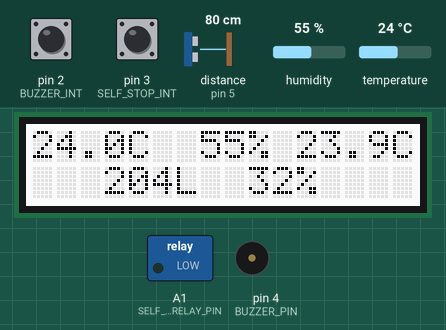
This sketch was run on a simulated Arduino Uno, built with avr-gcc and run on an emulated ATmega328P. On the bench: 16×2 character LCD, switched loads named in the sketch (green lamp = pin HIGH), buzzer (waves = sounding, pin HIGH). Wiring (inferred from the names in the program): ultrasonic range finder: trigger pin 6; echo pin 5. Inputs (shaded band) come from the test bench; at power-on: distance to the obstacle (sensor on pin 5) 80 cm, humidity 55 %, temperature 24 °C, pin 2 (BUZZER_INT) HIGH, pin 3 (SELF_STOP_INT) HIGH. The echo pulse lasts 58.3 µs per cm; random numbers use the default seed unless the sketch sets one; EEPROM starts erased; pins used as bus, display or sensor lines are not drawn; what the sketch prints to the serial monitor is not drawn.

Above: at 5.3 s.
5.4 s: distance to the obstacle (sensor on pin 5) set to 103 cm
At 8.5 s:
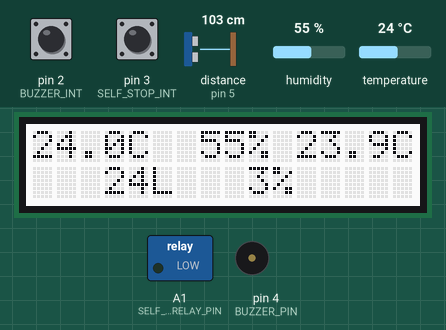
14.3 s: humidity set to 22 %
At 15.0 s:
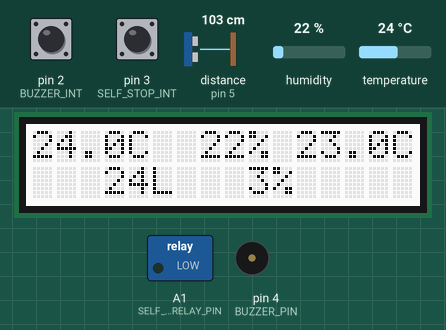
15.9 s: temperature set to 12 °C
At 18.8 s:
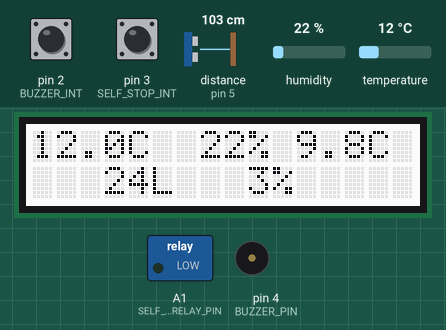
19.1 s: distance to the obstacle (sensor on pin 5) set to 2 cm
At 21.7 s:
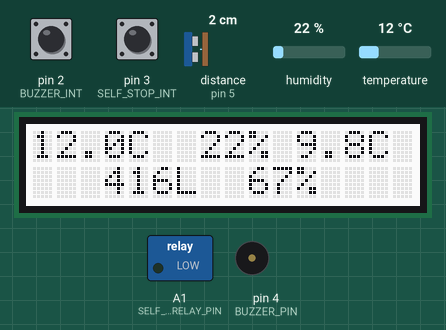
25.4 s: pin 2 (BUZZER_INT) pulled LOW for 0.4 s
27.3 s: pin 2 (BUZZER_INT) pulled LOW for 1 s
At 31.6 s:
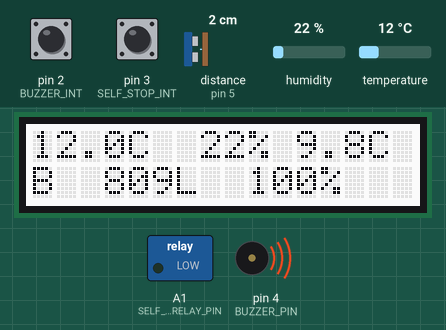
Timing chart, 0 to 32.7 s (numbered marks = the images above; inputs shaded):
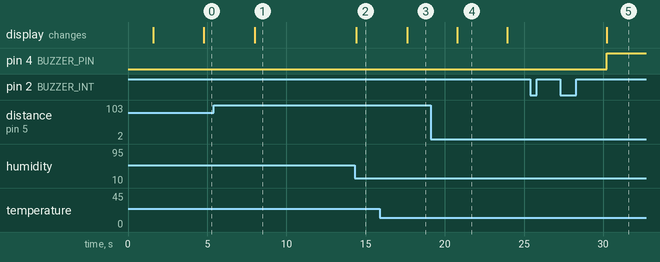

The sketch:

Water-level-Indicator.ino
```cpp
#include <RunningMedian.h>
#include <DHT.h>

#include "wiring.h"
#include "constants.h"
#include <EEPROM.h>

// Select the appropiate type of display needed for the development
// Comment out the unused one
// uncomment the using one
// #define DISPLAY DISPLAY_I2C    // Uncomment this if you are using a I2C diaplay
#define DISPLAY DISPLAY_SEEED // Uncomment this if you are using a seeed grove display
// Comment both if you are using a normal display

// *********** Interrupts ******************************************
// Select the appropiate type of inturrept for the development
// Comment out the unused one
// uncomment the using one
#define INTERRUPT INTERRUPT_PUSH_BUTTON // Uncomment this if you are using push buttons in interrupt
//#define INTERRUPT INTERRUPT_SLIDE_BUTTON  // Uncomment this if you are using sliding buttons in interrupt

#if DISPLAY == DISPLAY_I2C
#include <Wire.h>
#include <LiquidCrystal_I2C.h>
// Initializing the library with the numbers of the interface pins
LiquidCrystal_I2C lcd(LCD_I2C_ADDR, LCD_WIDTH, LCD_HEIGHT);

#elif DISPLAY == DISPLAY_SEEED
#include <Wire.h>
#include "rgb_lcd.h"
rgb_lcd lcd;

#else
#include <LiquidCrystal.h>
const int rs = 12, en = 11, d4 = 5, d5 = 4, d6 = 3, d7 = 2;
LiquidCrystal lcd(rs, en, d4, d5, d6, d7);
#endif

// Initializing the DHT library
DHT dht(DHT_PIN, DHT11);

// running medium for storing distance
RunningMedian running_distance = RunningMedian(ITER_M);

//Global Variables
byte buzzer_state = LOW;
byte self_stop_state = LOW;
float distance = 0;
float ltr = 0;
float water_percentage = 0;
float temp = 0;
float heat_index = 0;
float humidity = 0;

void setup()
{
  pinMode(TRIGGER_PIN, OUTPUT);         // Sets the TRIGGER_PIN as an OUTPUT (6)
  pinMode(ECHO_PIN, INPUT);             // Sets the ECHO_PIN as an INPUT (5)
  pinMode(BUZZER_PIN, OUTPUT);          // Sets the BUZZER_PIN as an INPUT (A1)
  pinMode(SELF_STOP_RELAY_PIN, OUTPUT); // Sets the SELF_STOP_RELAY_PIN as an INPUT (4)
  pinMode(BUZZER_INT, INPUT_PULLUP);    // Sets the BUZZER_INT pin as INPUT_PULLUP (2)
  pinMode(SELF_STOP_INT, INPUT_PULLUP); // Sets the BUZZER_INT pin as INPUT_PULLUP (3)

  randomSeed(analogRead(A2));

#if INTERRUPT == INTERRUPT_PUSH_BUTTON
  attachInterrupt(digitalPinToInterrupt(BUZZER_INT), buzzer_Isr, FALLING);
  attachInterrupt(digitalPinToInterrupt(SELF_STOP_INT), self_stop_Isr, FALLING);
  buzzer_state = EEPROM.read(EEPROM_BUZZER_INT_ADDR);
  self_stop_state = EEPROM.read(EEPROM_SELF_STOP_INT_ADDR);
#elif INTERRUPT == INTERRUPT_SLIDE_BUTTON
  attachInterrupt(digitalPinToInterrupt(BUZZER_INT), buzzer_Isr, CHANGE);
  attachInterrupt(digitalPinToInterrupt(SELF_STOP_INT), self_stop_Isr, CHANGE);

  buzzer_state = digitalRead(BUZZER_INT);
  self_stop_state = digitalRead(SELF_STOP_INT);
#endif

// Initialize the LCD
#if DISPLAY == DISPLAY_I2C
  lcd.begin();
  lcd.backlight();
#elif DISPLAY == DISPLAY_SEEED
  lcd.begin(16, 2);
#else
  lcd.begin(16, 2);
#endif

  // Start the DHT11
  dht.begin();

  print_start_msg();
  print_calculating();

#if SERIAL_DEBUG
  Serial.begin(9600);
#endif

#if SERIAL_DEBUG
#if INTERRUPT == INTERRUPT_PUSH_BUTTON
  Serial.println("At Initialization:");
  Serial.print("BUZZER_INT:  ");
  Serial.println(buzzer_state);
  Serial.print("SELF_STOP_INT:  ");
  Serial.println(self_stop_state);
#elif INTERRUPT == INTERRUPT_SLIDE_BUTTON
  Serial.println("At Initialization:");
  Serial.print("BUZZER_INT:  ");
  Serial.println(digitalRead(BUZZER_INT));
  Serial.print("SELF_STOP_INT:  ");
  Serial.println(digitalRead(SELF_STOP_INT));
#else
  Serial.println("No interrupt is added");
#endif
#endif
}

void loop()
{
  // Read data from the Sonar sensor and calculate the water volume, modify the global varibles (distance, ltr)
  set_tank_distance();
  calulate_volume();
  calculate_water_percentage();
#if SERIAL_DEBUG
  Serial.println("Tank Calculation Done!");
#endif

  // Read data from the DHT sensor, modify the global varibles (temp, humidity)
  get_temp_humidity();
#if SERIAL_DEBUG
  Serial.println("Temp Humidity Done!");
#endif

  // clears the display and print the global variables in the display, uses (distance, ltr, temp, humidity)
  lcd.clear();
  print_data_to_lcd();
#if SERIAL_DEBUG
  Serial.println("Printing Done!");
#endif

  buzzer_routine();
  self_stop_routine();
}

/**
 * @brief Buzzer Interrupt service routine
 *
 */
void buzzer_Isr()
{
#if INTERRUPT == INTERRUPT_PUSH_BUTTON
  buzzer_state = buzzer_state == LOW ? HIGH : LOW;
  EEPROM.write(EEPROM_BUZZER_INT_ADDR, buzzer_state);
#elif INTERRUPT == INTERRUPT_SLIDE_BUTTON
  buzzer_state = digitalRead(BUZZER_INT);
  digitalWrite(BUZZER_PIN, LOW);
#endif
#if SERIAL_DEBUG
  Serial.println("Buzzer Interrupt Triggered");
  Serial.print("BUZZER_INT:  ");
  Serial.println(buzzer_state);
#endif
}

/**
 * @brief Self Stop Interrupt service routine
 *
 */
void self_stop_Isr()
{
#if INTERRUPT == INTERRUPT_PUSH_BUTTON
  self_stop_state = self_stop_state == LOW ? HIGH : LOW;
  EEPROM.write(EEPROM_SELF_STOP_INT_ADDR, self_stop_state);
#elif INTERRUPT == INTERRUPT_SLIDE_BUTTON
  self_stop_state = digitalRead(SELF_STOP_INT);
#endif

#if SERIAL_DEBUG
  Serial.println("Self Stop Interrupt Triggered");
  Serial.print("SELF_STOP_INT:  ");
  Serial.println(self_stop_state);
#endif
}

/**
 * @brief Routine for buzzer blow
 * Checks for the buzzer state
 * If the state is HIGH
 * And if the water lavel is more than BUZZER_THRESHOLD_PERCENTAGE
 * Then blow the buzzer
 *
 */
void buzzer_routine()
{
  if (buzzer_state == HIGH)
  {
    if (water_percentage >= BUZZER_THRESHOLD_PERCENTAGE)
    {
      digitalWrite(BUZZER_PIN, HIGH);
    }
  }
}

/**
 * @brief Routine for Self Stop
 * Checks for the self stop state
 * If the state is HIGH
 * And if the water lavel is more than STOP_THRESHOLD_PERCENTAGE
 * Then make the self slow command
 *
 */
void self_stop_routine()
{
  if (self_stop_state == HIGH)
  {
    if (water_percentage >= STOP_THRESHOLD_PERCENTAGE)
    {
      self_stop_command();
    }
  }
}

/**
 * @brief The command for self stop Relay
 *
 * First HIGH the RELAY PIN
 * wait for 1 sec
 * Then, LOW the RELAY PIN
 */
void self_stop_command()
{
  digitalWrite(SELF_STOP_RELAY_PIN, HIGH);
  delay(1000);
  digitalWrite(SELF_STOP_RELAY_PIN, LOW);
}

/**
 * @brief Printing DATA in LCD
 *
 */
void print_data_to_lcd()
{
  lcd.setCursor(0, 0);
  lcd.print(temp, 1);
  lcd.print("C");

  lcd.setCursor(7, 0);
  lcd.print(round(humidity));
  lcd.print("%");

  lcd.setCursor(11, 0);
  lcd.print(heat_index, 1);
  lcd.print("C");

  if (buzzer_state == HIGH)
  {
    lcd.setCursor(0, 1);
    lcd.print("B");
  }

  lcd.setCursor(3, 1);
  lcd.print(round(ltr));
  lcd.print("L");

  lcd.setCursor(9, 1);
  lcd.print(round(water_percentage));
  lcd.print("%");

  if (self_stop_state == HIGH)
  {
    lcd.setCursor(15, 1);
    lcd.print("S");
  }
}

/**
 * @brief Print the start msg
 * Then wait 1.5sec and then clears the display
 *
 */
void print_start_msg()
{
  switch (random(1, 5))
  {
  case 1:
    lcd.setCursor(2, 0);
    lcd.print("Water Level");
    lcd.setCursor(5, 1);
    lcd.print("Meter");
    break;

  case 2:
    lcd.setCursor(2, 0);
    lcd.print("Save Water");
    lcd.setCursor(3, 1);
    lcd.print("Save Life");
    break;

  case 3:
    lcd.setCursor(3, 0);
    lcd.print("No Water");
    lcd.setCursor(4, 1);
    lcd.print("No Life");
    break;

  case 4:
    lcd.setCursor(1, 0);
    lcd.print("Water is Life");
    lcd.setCursor(0, 1);
    lcd.print("Don't waste it");
    break;

  default:
    lcd.setCursor(2, 0);
    lcd.print("Water Level");
    lcd.setCursor(5, 1);
    lcd.print("Meter");
    break;
  }

  delay(1500);
  lcd.clear();
}

/**
 * @brief Print Calculating
 *
 */
void print_calculating()
{
  lcd.setCursor(0, 0);
  lcd.print("Calculating...");
}

/**
 * @brief Read the sensor value from DHT11 and
 * Set the temp, humidity and heat_index global variable
 */
void get_temp_humidity()
{
  float h = dht.readHumidity();
  float t = dht.readTemperature();

  if (isnan(h) || isnan(t))
  {
    Serial.println("Failed to read from DHT sensor!");
    temp = humidity = -1;
    heat_index = -1;
    return;
  }
  else
  {
    temp = t;
    humidity = h;
    heat_index = dht.computeHeatIndex(t, h, false);

#if SERIAL_DEBUG
    Serial.print("Humidity: ");
    Serial.print(humidity);
    Serial.println("%");
    Serial.print("Temperature: ");
    Serial.print(temp);
    Serial.println("°C");
    Serial.print("Heat Index: ");
    Serial.print(heat_index);
    Serial.println("°C");
#endif
  }
}

/**
 * @brief Calculates the water percentage
 * Uses distance global variable
 *
 * Writes the water_percentage global variable
 *
 * @note If the percentage is greater than 100, make the value 100
 *
 */
void calculate_water_percentage()
{
  int x = (TANK_BUTTOM_DISTANCE - distance) / (TANK_BUTTOM_DISTANCE - TANK_TOP_DISTANCE) * 100;
  if (x >= 100)
  {
    water_percentage = 100;
  }
  else
  {
    water_percentage = x;
  }
}

/**
 * @brief Calculates the volume of water in liters
 * Uses the distance global variable
 *
 * Writes the ltr global variable
 */
void calulate_volume()
{
  double volume = PI * TANK_REDIUS * TANK_REDIUS * (TANK_BUTTOM_DISTANCE - distance);
  ltr = volume / 1000.0;

#if SERIAL_DEBUG
  Serial.print("Volume: ");
  Serial.print(volume);
  Serial.println("cc");

  Serial.print("LTR: ");
  Serial.print(ltr);
  Serial.println("ltr");
#endif
}

/**
 * @brief Set the tank distance global variable
 *
 */
void set_tank_distance()
{
  distance = get_distance_median();

#if SERIAL_DEBUG
  Serial.print(distance);
  Serial.println("cm");
#endif
}

/**
 * @brief Get the distance median object
 * using RunningMedian
 *
 * @return float (distance in cm)
 */
float get_distance_median()
{
  for (int i = 0; i < ITER_M; i++)
  {
    // Calculating the distance
    unsigned long single_distance = measure_single_duration() * SPEED_OF_SOUND / 2;

    // Adding the calculated distance in running_distance
    running_distance.add((float)single_distance);
    delay(300);
  }

  // Get the median distance and clear the buffer
  float distance = running_distance.getMedian();
  running_distance.clear();

#if SERIAL_DEBUG
  Serial.print("Distance: ");
  Serial.print(distance);
  Serial.println(" cm");
#endif

  return distance;
}

/**
 * @brief This function measures the duration of the sound wave taking to come and go.
 * The function Triggers the sensor by using the trigger pin
 * and uses pulseIn to get the pulse from the sensors echo to get the
 *
 * @return unsigned long (duration in micro second)
 */
unsigned long measure_single_duration()
{
  digitalWrite(TRIGGER_PIN, LOW);
  delayMicroseconds(2);
  // Sets the trigPin HIGH (ACTIVE) for 10 microseconds
  digitalWrite(TRIGGER_PIN, HIGH);
  delayMicroseconds(10);
  digitalWrite(TRIGGER_PIN, LOW);
  // Reads the echoPin, returns the sound wave travel time in microseconds
  unsigned long d = pulseIn(ECHO_PIN, HIGH);

#if SERIAL_DEBUG
  Serial.print("duration");
  Serial.println(d);
#endif
  return d;
}
```

constants.h
```cpp
// (licence header left out)
#define SERIAL_DEBUG 0x1 //Mode for serial debug, 0 -> No debug, 1 -> Debug over serial is on

//Constans for display
#define DISPLAY_I2C 0x1   // Display for I2c holds value 1
#define DISPLAY_SEEED 0x2 // Display for seeed holds value 2

// Constants for distances
#define SPEED_OF_SOUND 0.034 // speed of sound(cm/us)
#define ITER_M 10 // Interation for median checking

// Tank dimention
// Dada's home
#define TANK_BUTTOM_DISTANCE 104    // Distance of the water lavel, when the tank is empty
#define TANK_TOP_DISTANCE 25    // Distance of the water lavel, when the tank is full
#define TANK_REDIUS 50

#define BUZZER_THRESHOLD_PERCENTAGE 95      // The threshold percentage, after which the buzzer blows up
#define STOP_THRESHOLD_PERCENTAGE 99        // The threshold percentage, after which the self stop commend turns on

#define INTERRUPT_PUSH_BUTTON 0x1   // Interrupt type of Push Button
#define INTERRUPT_SLIDE_BUTTON 0x2  // Interrupt type of Sliding Button

// EEPROM ADDRESS
#define EEPROM_BUZZER_INT_ADDR 0
#define EEPROM_SELF_STOP_INT_ADDR EEPROM_BUZZER_INT_ADDR + sizeof(byte)
```

wiring.h
```cpp
/**
 * Define all the pins
 * Pin Used Interrupts (2, 3), LCD (4, 5, 6, 7, 8, 9), DHT11 (10), Ultra Sonic Sensor (11, 12), LCD Backlit (A0), Buzzer (A1)
 */
/**
 * @brief LCD configuration
 */

// LCD I2C Address
#define LCD_I2C_ADDR 0x27

// LCD Width
#define LCD_WIDTH 16

// LCD Height
#define LCD_HEIGHT 2

/**
 * @brief Sensor Pins configuration
 */

// DHT pin
#define DHT_PIN 9

// Trigger pin for ultrasonic sensor
#define TRIGGER_PIN 6

// Echo Pin for ultrasonic sensor
#define ECHO_PIN 5

// Self stop Relay Pin
// In our home no SELF stop is used
// In dada's home self stop is used with pin 4
#define SELF_STOP_RELAY_PIN A1
// #define SELF_STOP_RELAY_PIN 4

//Buzzer pin
// In our home buzzer is used with pin 4
// In dada's home buzzer is used with pin A1
#define BUZZER_PIN 4
// #define BUZZER_PIN A1

// Interrupt Pins

// Buzzer interrupt
#define BUZZER_INT 2

// Self Stop interrupt
#define SELF_STOP_INT 3
```

Measured:
- after the input at 5.4 s, the display: changes after 2.6 s (image 1)
- after the input at 14.3 s, the display: changes after 0.11 s (image 2)
- after the input at 15.9 s, the display: changes after 1.7 s (image 3)
- after the input at 19.1 s, the display: changes after 1.7 s (image 4)
- after the input at 25.4 s, every drawn part: stays the same
- after the input at 27.3 s, pin 4 (BUZZER_PIN): LOW → HIGH after 2.9 s; the display: changes after 2.9 s (image 5)
- what the display in image 4 shows lasts 3.1 s, from 20.8 s to 23.9 s
